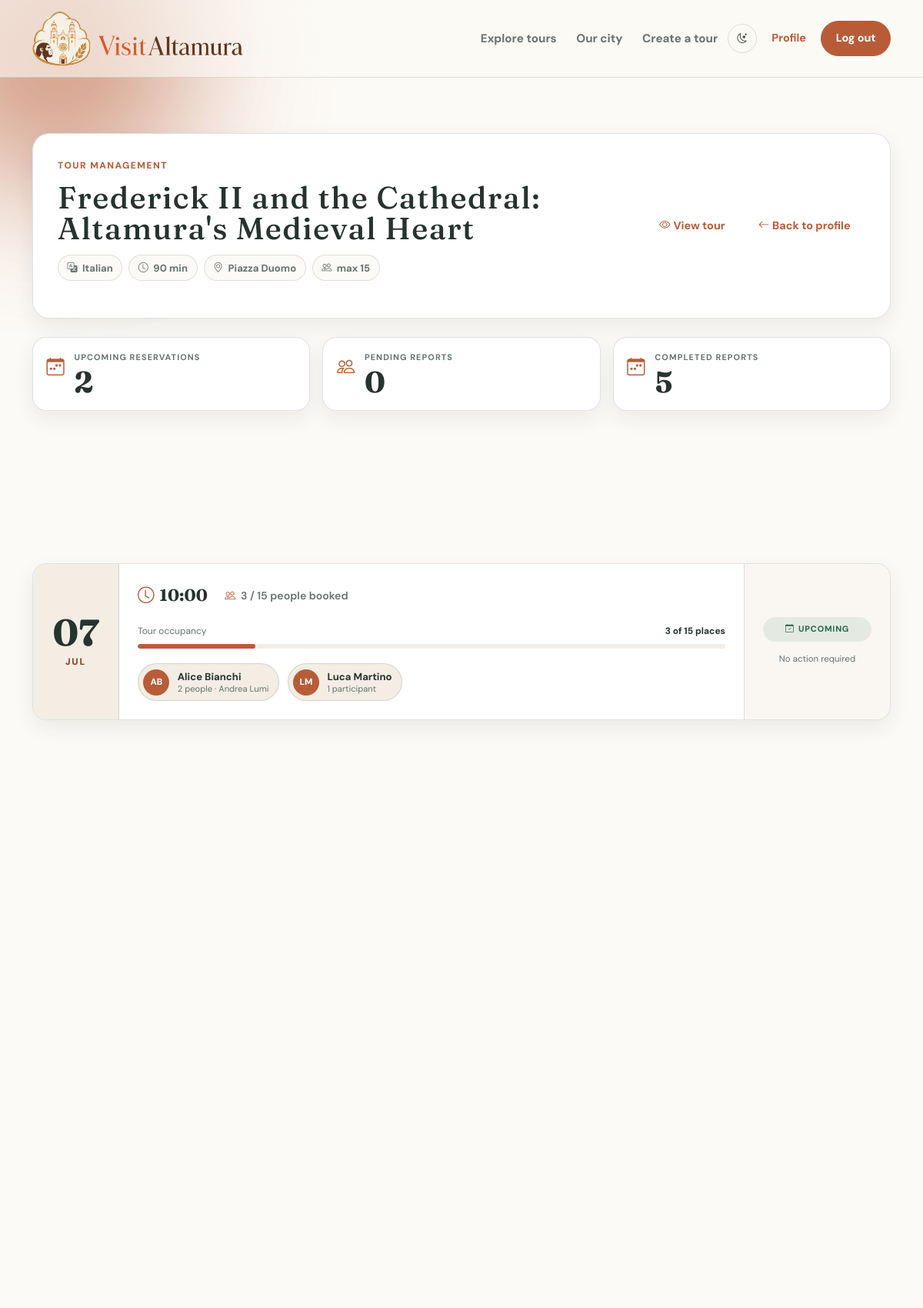
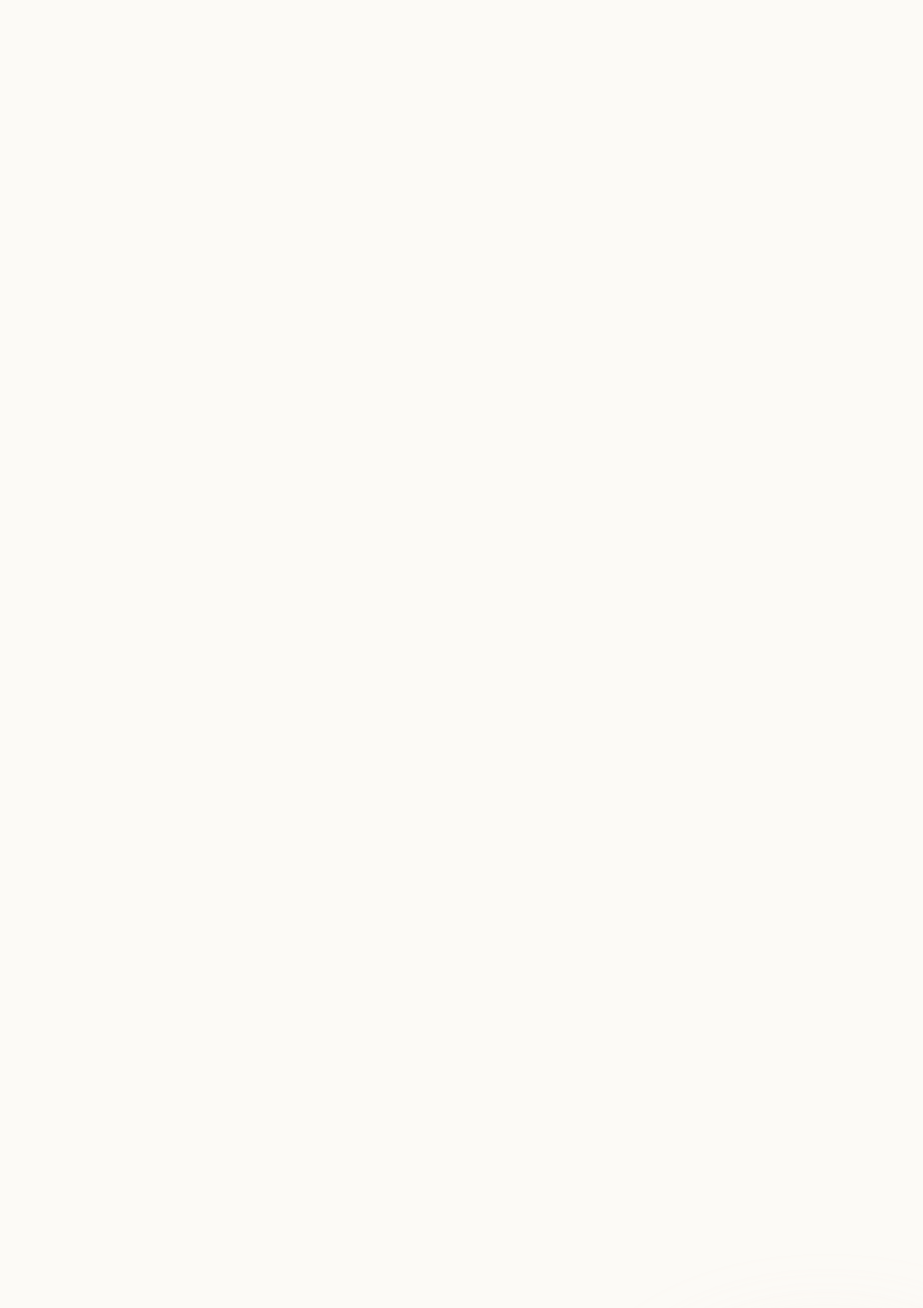
/tours/1/reservations (signed in, upper part), run on the app's committed database (2 pictures, top to bottom).
### tables this page shows
CREATE TABLE "tours" (
	"id"	INTEGER NOT NULL UNIQUE,
	"title"	TEXT NOT NULL,
	"description"	TEXT NOT NULL,
	"guide_id"	INTEGER NOT NULL,
	"duration"	INTEGER NOT NULL CHECK("duration" > 0),
	"language"	TEXT NOT NULL CHECK("language" IN ('Italian', 'English', 'Spanish', 'Portuguese', 'German')),
	"meeting_point"	TEXT NOT NULL,
	"max_participants"	INTEGER NOT NULL CHECK("max_participants" > 0),
	"created_at"	TEXT NOT NULL DEFAULT CURRENT_TIMESTAMP,
	PRIMARY KEY("id" AUTOINCREMENT),
	FOREIGN KEY("guide_id") REFERENCES "users"("id"),
	FOREIGN KEY("guide_id","language") REFERENCES "guide_languages"("guide_id","language")
);

CREATE TABLE "reservations" (
	"id"	INTEGER NOT NULL UNIQUE,
	"tour_id"	INTEGER NOT NULL,
	"participant_id"	INTEGER NOT NULL,
	"tour_date"	TEXT NOT NULL,
	"people_count"	INTEGER NOT NULL CHECK("people_count" >= 1 AND "people_count" <= 4),
	"status"	TEXT NOT NULL DEFAULT 'confirmed' CHECK("status" IN ('confirmed', 'cancelled')),
	"created_at"	TEXT NOT NULL DEFAULT CURRENT_TIMESTAMP,
	"cancelled_at"	TEXT,
	PRIMARY KEY("id" AUTOINCREMENT),
	FOREIGN KEY("participant_id") REFERENCES "users"("id"),
	FOREIGN KEY("tour_id") REFERENCES "tours"("id")
);

CREATE TABLE "users" (
	"id"	INTEGER NOT NULL UNIQUE,
	"first_name"	TEXT NOT NULL,
	"last_name"	TEXT NOT NULL,
	"email"	TEXT NOT NULL UNIQUE,
	"password"	TEXT NOT NULL,
	"role"	TEXT NOT NULL CHECK("role" IN ('guide', 'participant', 'admin')),
	"profile_img"	TEXT,
	"created_at"	TEXT NOT NULL DEFAULT CURRENT_TIMESTAMP,
	PRIMARY KEY("id" AUTOINCREMENT)
);

CREATE TABLE "reservation_guests" (
	"id"	INTEGER NOT NULL UNIQUE,
	"reservation_id"	INTEGER NOT NULL,
	"first_name"	TEXT NOT NULL,
	"last_name"	TEXT NOT NULL,
	PRIMARY KEY("id" AUTOINCREMENT),
	FOREIGN KEY("reservation_id") REFERENCES "reservations"("id")
);

### app.py (the view)
@app.route("/tours/<int:tour_id>/reservations")
@login_required
def tour_reservations(tour_id):
    user = current_user
    if user.role != 'guide':
        flash("Access denied: only guides can view reservations", "danger")
        return redirect(url_for("home"))
    db_tour = tours_dao.get_tour_by_id(tour_id)
    if not db_tour or db_tour['guide_id'] != user.id:
        flash("Tour not found or you do not have permission to view reservations for this tour", "danger")
        return redirect(url_for("profile_guide"))
    reservation_dates = reservations_dao.get_dates_with_confirmed_reservations(tour_id)
    cancelled_reservation_dates = reservations_dao.get_dates_with_cancelled_reservations(tour_id)
    current_datetime = datetime.now()
    upcoming_reservations = []
    pending_reports_reservations = []
    completed_reports_reservations = []
    cancelled_reservations = []
    for reservation_date in reservation_dates:
        reservation_tour_in_date = reservations_dao.get_reservations_for_tour_date(tour_id, reservation_date['tour_date'])
        guests_per_reservation = {}
        for reservation in reservation_tour_in_date:
            guests_per_reservation[reservation['id']] = reservations_dao.get_guests_by_reservation(reservation['id'])
        tour_start_datetime = datetime.fromisoformat(reservation_date['tour_date'] + " " + reservation_date['start_time'])
        tour_end_datetime = tour_start_datetime + timedelta(minutes=db_tour['duration'])
        is_past_reservation = tour_end_datetime < current_datetime
        if is_past_reservation:
            report = reports_dao.get_report(tour_id, reservation_date['tour_date'])
        else:
            report = None
        reservation_info = {
            'tour_date': reservation_date['tour_date'],
            'start_time': reservation_date['start_time'],
            "expected_people": reservation_date['expected_people'],
            "reservations": reservation_tour_in_date,
            "guests_per_reservation": guests_per_reservation,
            "is_past_reservation": is_past_reservation,
            "report": report
        }
        if is_past_reservation:
            if report:
                completed_reports_reservations.append(reservation_info)
            else:
                pending_reports_reservations.append(reservation_info)
        else:
            upcoming_reservations.append(reservation_info)
    completed_reports_reservations.reverse()
    for reservation_date in cancelled_reservation_dates:
        reservation_tour_in_date = reservations_dao.get_cancelled_reservations_for_tour_date(tour_id, reservation_date['tour_date'])
        guests_per_reservation = {}
        for reservation in reservation_tour_in_date:
            guests_per_reservation[reservation['id']] = reservations_dao.get_guests_by_reservation(reservation['id'])
        reservation_info = {
            'tour_date': reservation_date['tour_date'],
            'start_time': reservation_date['start_time'],
            "cancelled_people": reservation_date['cancelled_people'],
            "reservations": reservation_tour_in_date,
            "guests_per_reservation": guests_per_reservation,
        }
        cancelled_reservations.append(reservation_info)
    totals = {
        "upcoming_reservations": len(upcoming_reservations),
        "pending_reports": len(pending_reports_reservations),
        "completed_reports": len(completed_reports_reservations),
    }
    return render_template("tour_reservations.html", p_tour=db_tour, p_upcoming_reservations=upcoming_reservations, p_pending_reports_reservations=pending_reports_reservations, p_completed_reports_reservations=completed_reports_reservations, p_cancelled_reservations=cancelled_reservations, p_totals=totals, p_months=MONTHS)

### app.py (called while the page is built)
@login_manager.user_loader
def load_user(user_id):
    db_user = users_dao.get_user_by_id(user_id)
    if db_user is not None:
        user = User(
            id = db_user['id'],
            first_name = db_user['first_name'],
            last_name = db_user['last_name'],
            email = db_user['email'],
            password = db_user['password'],
            role = db_user['role'],
            profile_img = db_user['profile_img'],
        )
    else:
        user = None
    return user

### reports_dao.py (called while the page is built)
def get_report(p_tour_id, p_tour_date):
    query = "SELECT * FROM tour_final_reports WHERE tour_id = ? AND tour_date = ?"
    conn = sqlite3.connect("VisitAltamura_db.db")
    conn.row_factory = sqlite3.Row
    cursor = conn.cursor()
    cursor.execute(query, (p_tour_id, p_tour_date))
    db_report = cursor.fetchone()
    conn.commit()
    cursor.close()
    conn.close()
    return db_report

### reservations_dao.py (called while the page is built)
def get_reservations_for_tour_date(p_tour_id, p_tour_date):
    query = "SELECT R.*, U.first_name AS participant_first_name, U.last_name AS participant_last_name FROM reservations R, users U WHERE R.participant_id = U.id AND R.status = 'confirmed' AND R.tour_id = ? AND R.tour_date = ? ORDER BY R.created_at"
    conn = sqlite3.connect("VisitAltamura_db.db")
    conn.row_factory = sqlite3.Row
    cursor = conn.cursor()
    cursor.execute(query, (p_tour_id, p_tour_date))
    db_reservations = cursor.fetchall()
    conn.commit()
    cursor.close()
    conn.close()
    return db_reservations

def get_cancelled_reservations_for_tour_date(p_tour_id, p_tour_date):
    query = "SELECT R.*, U.first_name AS participant_first_name, U.last_name AS participant_last_name FROM reservations R, users U WHERE R.participant_id = U.id AND R.status = 'cancelled' AND R.tour_id = ? AND R.tour_date = ? ORDER BY R.cancelled_at DESC"
    conn = sqlite3.connect("VisitAltamura_db.db")
    conn.row_factory = sqlite3.Row
    cursor = conn.cursor()
    cursor.execute(query, (p_tour_id, p_tour_date))
    db_reservations = cursor.fetchall()
    conn.commit()
    cursor.close()
    conn.close()
    return db_reservations

def get_guests_by_reservation(p_reservation_id):
    query = "SELECT * FROM reservation_guests WHERE reservation_id = ?"
    conn = sqlite3.connect("VisitAltamura_db.db")
    conn.row_factory = sqlite3.Row
    cursor = conn.cursor()
    cursor.execute(query, (p_reservation_id,))
    db_guests = cursor.fetchall()
    conn.commit()
    cursor.close()
    conn.close()
    return db_guests

### templates/tour_reservations.html (shortened to what this page needs)
{% extends "base.html" %}
{% block content %}
<section class="section reservation-section">
    <div class="container-xl">
        <header class="reservation-header reveal reveal-delay-1">
            <div class="reservation-header-content">
                <p class="section-badge">Tour management</p>
                <h1 class="profile-name">{{ p_tour.title }}</h1>
                <div class="reservation-pills">
                    <span class="pills"><i class="bi bi-translate"></i> {{ p_tour.language }}</span>
                    <span class="pills"><i class="bi bi-clock"></i> {{ p_tour.duration }} min</span>
                    <span class="pills"><i class="bi bi-geo-alt"></i> {{ p_tour.meeting_point }}</span>
                    <span class="pills"><i class="bi bi-people"></i> max {{ p_tour.max_participants }}</span>
                </div>
            </div>
            <div class="reservation-header-actions">
                <a href="{{ url_for('tour', tour_id=p_tour.id) }}" class="btn btn-link-brand">
                    <i class="bi bi-eye me-1"></i>View tour
                </a>
                <a href="{{ url_for('profile_guide') }}" class="btn btn-link-brand">
                    <i class="bi bi-arrow-left me-1"></i>Back to profile
                </a>
            </div>
        </header>
        <div class="row g-3">
            <div class="col-12 col-md-4">
                <article class="stats-reservation-card reveal reveal-delay-2">
                    <i class="bi bi-calendar-week"></i>
                    <div class="stats-reservation-content">
                        <span>Upcoming reservations</span>
                        <strong> {{ p_totals.upcoming_reservations }}</strong>
                    </div>
                </article>
            </div>
            <div class="col-12 col-md-4">
                <article class="stats-reservation-card reveal reveal-delay-3">
                    <i class="bi bi-people"></i>
                    <div class="stats-reservation-content">
                        <span>Pending reports</span>
                        <strong> {{ p_totals.pending_reports }}</strong>
                    </div>
                </article>
            </div>
            <div class="col-12 col-md-4">
                <article class="stats-reservation-card reveal reveal-delay-4">
                    <i class="bi bi-calendar-week"></i>
                    <div class="stats-reservation-content">
                        <span>Completed reports</span>
                        <strong> {{ p_totals.completed_reports }}</strong>
                    </div>
                </article>
            </div>
        </div>
        <section class="mt-5">
            {% if p_upcoming_reservations %}
            <div class="d-flex flex-column gap-2 mb-5">
                {% for reservation in p_upcoming_reservations %}
                <article class="reservation-card reveal reveal-delay-2">
                    <div class="reservation-card-date">
                        <span class="day">{{ reservation.tour_date[8:10] }}</span>
                        <span class="month">{{ p_months[reservation.tour_date[5:7] | int] }}</span>
                    </div>
                    <div class="reservation-card-content">
                        <div class="reservation-card-info">
                            <span class="reservation-time">
                                <i class="bi bi-clock"></i>
                                {{ reservation.start_time }}
                            </span>
                            <span>
                                <i class="bi bi-people"></i>
                                {{ reservation.expected_people }} / {{ p_tour.max_participants }} people booked
                            </span>
                        </div>
                        <div class="reservation-card-people">
                            <div class="reservation-card-people-text">
                                <span>Tour occupancy</span>
                                <strong>
                                    {{ reservation.expected_people }} of {{ p_tour.max_participants }} places
                                </strong>
                            </div>
                            <div class="reservation-card-people-bar" role="progressbar">
                                <span
                                    style="width: {{ (reservation.expected_people * 100 / p_tour.max_participants) | round(0) }}%;"></span>
                            </div>
                        </div>
                        <div class="reservation-card-guests">
                            {% for res in reservation.reservations %}
                            {% set guests = reservation.guests_per_reservation[res.id] %}
                            <div class="reservation-card-guests-block">
                                <div class="reservation-card-guests-avatar">
                                    {{ res.participant_first_name[0] }}{{ res.participant_last_name[0] }}
                                </div>
                                <div class="reservation-card-guests-info">
                                    <strong>
                                        {{ res.participant_first_name }} {{ res.participant_last_name }}
                                    </strong>
                                    {% if guests or res.people_count > 1 %}
                                    <span>
                                        {{ res.people_count }} people
                                        {% if guests %}
                                        ·
                                        {% for guest in guests %}
                                        {{ guest.first_name }} {{ guest.last_name }}{% if not loop.last %}, {% endif %}
                                        {% endfor %}
                                        {% endif %}
                                    </span>
                                    {% else %}
                                    <span>1 participant</span>
                                    {% endif %}
                                </div>
                            </div>
                            {% else %}
                            <p class="reservation-card-guests-empty">
                                No confirmed participants yet.
                            </p>
                            {% endfor %}
                        </div>
                    </div>
                    <div class="reservation-card-side">
                        <span class="reservation-status status-upcoming">
                            <i class="bi bi-calendar-check"></i>
                            Upcoming
                        </span>
                        <small>No action required</small>
                    </div>
                </article>
                {% endfor %}
            </div>
            {% endif %}
        </section>
        <section class="mt-5">
        </section>
        <section class="mt-5">
            {% if p_completed_reports_reservations %}
            <div class="row g-4">
            </div>
            {% endif %}
        </section>
        <section class="mt-5">
            {% if p_cancelled_reservations %}
            <div class="d-flex flex-column gap-2 mb-5">
            </div>
            {% endif %}
        </section>
    </div>
</section>
{% endblock %}

### data on the page
tours: title "Frederick II and the Cathedral: Altamura's Medieval Heart", language "Italian", duration "90", meeting_point "Piazza Duomo", max_participants "15", max_participants "15", max_participants "15"
reservations: first_name "A", last_name "B", participant_first_name "Alice", participant_last_name "Bianchi", people_count "2"
reservation_guests: first_name "Andrea", last_name "Lumi"
reservations: first_name "L", last_name "M", participant_first_name "Luca", participant_last_name "Martino", people_count "1 participant"

### other printed values
{{ p_totals.upcoming_reservations }} "2"
{{ p_totals.pending_reports }} "0"
{{ p_totals.completed_reports }} "5"
{{ reservation.tour_date[8:10] }} "07"
{{ p_months[reservation.tour_date[5:7] | int] }} "JUL"
{{ reservation.start_time }} "10:00"
{{ reservation.expected_people }} "3"
